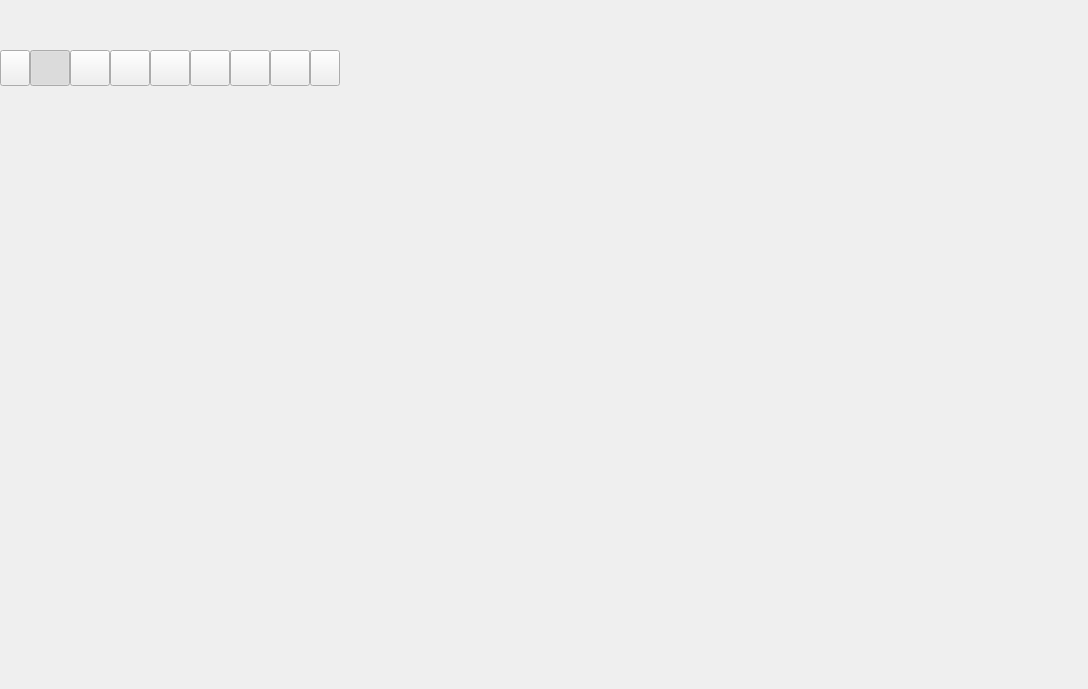
<?xml version="1.0" encoding="UTF-8"?>
<ui version="4.0">
    <class>RaptorSettingPage</class>
    <widget class="QWidget" name="RaptorSettingPage">
        <property name="geometry">
            <rect>
                <x>0</x>
                <y>0</y>
                <width>1088</width>
                <height>689</height>
            </rect>
        </property>
        <property name="minimumSize">
            <size>
                <width>0</width>
                <height>26</height>
            </size>
        </property>
        <property name="maximumSize">
            <size>
                <width>16777215</width>
                <height>16777215</height>
            </size>
        </property>
        <property name="windowTitle">
            <string>Form</string>
        </property>
        <layout class="QVBoxLayout" name="_SettingPageLayout">
            <property name="spacing">
                <number>0</number>
            </property>
            <property name="leftMargin">
                <number>0</number>
            </property>
            <property name="topMargin">
                <number>0</number>
            </property>
            <property name="rightMargin">
                <number>0</number>
            </property>
            <property name="bottomMargin">
                <number>0</number>
            </property>
            <item>
                <widget class="QWidget" name="_Header" native="true">
                    <property name="minimumSize">
                        <size>
                            <width>0</width>
                            <height>50</height>
                        </size>
                    </property>
                    <property name="maximumSize">
                        <size>
                            <width>16777215</width>
                            <height>50</height>
                        </size>
                    </property>
                    <property name="styleSheet">
                        <string notr="true"/>
                    </property>
                    <layout class="QVBoxLayout" name="_HeaderLayout">
                        <property name="spacing">
                            <number>6</number>
                        </property>
                        <property name="leftMargin">
                            <number>0</number>
                        </property>
                        <property name="topMargin">
                            <number>0</number>
                        </property>
                        <property name="rightMargin">
                            <number>0</number>
                        </property>
                        <property name="bottomMargin">
                            <number>0</number>
                        </property>
                        <item>
                            <widget class="QLabel" name="_Title">
                                <property name="minimumSize">
                                    <size>
                                        <width>0</width>
                                        <height>32</height>
                                    </size>
                                </property>
                                <property name="maximumSize">
                                    <size>
                                        <width>16777215</width>
                                        <height>32</height>
                                    </size>
                                </property>
                                <property name="styleSheet">
                                    <string notr="true"/>
                                </property>
                                <property name="text">
                                    <string/>
                                </property>
                                <property name="alignment">
                                    <set>Qt::AlignLeading|Qt::AlignLeft|Qt::AlignVCenter</set>
                                </property>
                            </widget>
                        </item>
                        <item>
                            <widget class="QLabel" name="_Description">
                                <property name="minimumSize">
                                    <size>
                                        <width>0</width>
                                        <height>0</height>
                                    </size>
                                </property>
                                <property name="maximumSize">
                                    <size>
                                        <width>16777215</width>
                                        <height>16777215</height>
                                    </size>
                                </property>
                                <property name="styleSheet">
                                    <string notr="true"/>
                                </property>
                                <property name="text">
                                    <string/>
                                </property>
                                <property name="alignment">
                                    <set>Qt::AlignBottom|Qt::AlignLeading|Qt::AlignLeft</set>
                                </property>
                            </widget>
                        </item>
                    </layout>
                </widget>
            </item>
            <item>
                <widget class="QWidget" name="_Control" native="true">
                    <property name="minimumSize">
                        <size>
                            <width>0</width>
                            <height>36</height>
                        </size>
                    </property>
                    <property name="maximumSize">
                        <size>
                            <width>16777215</width>
                            <height>36</height>
                        </size>
                    </property>
                    <property name="styleSheet">
                        <string notr="true"/>
                    </property>
                    <layout class="QHBoxLayout" name="_ControlLayout">
                        <property name="spacing">
                            <number>0</number>
                        </property>
                        <property name="leftMargin">
                            <number>0</number>
                        </property>
                        <property name="topMargin">
                            <number>0</number>
                        </property>
                        <property name="rightMargin">
                            <number>0</number>
                        </property>
                        <property name="bottomMargin">
                            <number>0</number>
                        </property>
                        <item>
                            <widget class="QWidget" name="_TabPanel" native="true">
                                <property name="sizePolicy">
                                    <sizepolicy hsizetype="Preferred" vsizetype="Preferred">
                                        <horstretch>0</horstretch>
                                        <verstretch>0</verstretch>
                                    </sizepolicy>
                                </property>
                                <property name="styleSheet">
                                    <string notr="true"/>
                                </property>
                                <layout class="QHBoxLayout" name="_TabPanelLayout">
                                    <property name="spacing">
                                        <number>0</number>
                                    </property>
                                    <property name="leftMargin">
                                        <number>0</number>
                                    </property>
                                    <property name="topMargin">
                                        <number>0</number>
                                    </property>
                                    <property name="rightMargin">
                                        <number>0</number>
                                    </property>
                                    <property name="bottomMargin">
                                        <number>0</number>
                                    </property>
                                    <item>
                                        <widget class="QPushButton" name="_TabPrev">
                                            <property name="sizePolicy">
                                                <sizepolicy hsizetype="Minimum" vsizetype="Preferred">
                                                    <horstretch>0</horstretch>
                                                    <verstretch>0</verstretch>
                                                </sizepolicy>
                                            </property>
                                            <property name="minimumSize">
                                                <size>
                                                    <width>30</width>
                                                    <height>0</height>
                                                </size>
                                            </property>
                                            <property name="maximumSize">
                                                <size>
                                                    <width>30</width>
                                                    <height>16777215</height>
                                                </size>
                                            </property>
                                            <property name="styleSheet">
                                                <string notr="true"/>
                                            </property>
                                            <property name="text">
                                                <string/>
                                            </property>
                                        </widget>
                                    </item>
                                    <item>
                                        <widget class="QPushButton" name="_TabUi">
                                            <property name="sizePolicy">
                                                <sizepolicy hsizetype="Minimum" vsizetype="Preferred">
                                                    <horstretch>0</horstretch>
                                                    <verstretch>0</verstretch>
                                                </sizepolicy>
                                            </property>
                                            <property name="styleSheet">
                                                <string notr="true"/>
                                            </property>
                                            <property name="text">
                                                <string/>
                                            </property>
                                            <property name="checkable">
                                                <bool>true</bool>
                                            </property>
                                            <property name="checked">
                                                <bool>true</bool>
                                            </property>
                                        </widget>
                                    </item>
                                    <item>
                                        <widget class="QPushButton" name="_TabDownload">
                                            <property name="sizePolicy">
                                                <sizepolicy hsizetype="Minimum" vsizetype="Preferred">
                                                    <horstretch>0</horstretch>
                                                    <verstretch>0</verstretch>
                                                </sizepolicy>
                                            </property>
                                            <property name="styleSheet">
                                                <string notr="true"/>
                                            </property>
                                            <property name="text">
                                                <string/>
                                            </property>
                                            <property name="checkable">
                                                <bool>true</bool>
                                            </property>
                                        </widget>
                                    </item>
                                    <item>
                                        <widget class="QPushButton" name="_TabUpload">
                                            <property name="sizePolicy">
                                                <sizepolicy hsizetype="Minimum" vsizetype="Preferred">
                                                    <horstretch>0</horstretch>
                                                    <verstretch>0</verstretch>
                                                </sizepolicy>
                                            </property>
                                            <property name="styleSheet">
                                                <string notr="true"/>
                                            </property>
                                            <property name="text">
                                                <string/>
                                            </property>
                                            <property name="checkable">
                                                <bool>true</bool>
                                            </property>
                                        </widget>
                                    </item>
                                    <item>
                                        <widget class="QPushButton" name="_TabVideo">
                                            <property name="sizePolicy">
                                                <sizepolicy hsizetype="Minimum" vsizetype="Preferred">
                                                    <horstretch>0</horstretch>
                                                    <verstretch>0</verstretch>
                                                </sizepolicy>
                                            </property>
                                            <property name="styleSheet">
                                                <string notr="true"/>
                                            </property>
                                            <property name="text">
                                                <string/>
                                            </property>
                                            <property name="checkable">
                                                <bool>true</bool>
                                            </property>
                                        </widget>
                                    </item>
                                    <item>
                                        <widget class="QPushButton" name="_TabOffice">
                                            <property name="sizePolicy">
                                                <sizepolicy hsizetype="Minimum" vsizetype="Preferred">
                                                    <horstretch>0</horstretch>
                                                    <verstretch>0</verstretch>
                                                </sizepolicy>
                                            </property>
                                            <property name="text">
                                                <string/>
                                            </property>
                                            <property name="checkable">
                                                <bool>true</bool>
                                            </property>
                                        </widget>
                                    </item>
                                    <item>
                                        <widget class="QPushButton" name="_TabNetwork">
                                            <property name="sizePolicy">
                                                <sizepolicy hsizetype="Minimum" vsizetype="Preferred">
                                                    <horstretch>0</horstretch>
                                                    <verstretch>0</verstretch>
                                                </sizepolicy>
                                            </property>
                                            <property name="styleSheet">
                                                <string notr="true"/>
                                            </property>
                                            <property name="text">
                                                <string/>
                                            </property>
                                            <property name="checkable">
                                                <bool>true</bool>
                                            </property>
                                        </widget>
                                    </item>
                                    <item>
                                        <widget class="QPushButton" name="_TabOther">
                                            <property name="sizePolicy">
                                                <sizepolicy hsizetype="Minimum" vsizetype="Preferred">
                                                    <horstretch>0</horstretch>
                                                    <verstretch>0</verstretch>
                                                </sizepolicy>
                                            </property>
                                            <property name="text">
                                                <string/>
                                            </property>
                                            <property name="checkable">
                                                <bool>true</bool>
                                            </property>
                                        </widget>
                                    </item>
                                    <item>
                                        <widget class="QPushButton" name="_TabNext">
                                            <property name="sizePolicy">
                                                <sizepolicy hsizetype="Minimum" vsizetype="Preferred">
                                                    <horstretch>0</horstretch>
                                                    <verstretch>0</verstretch>
                                                </sizepolicy>
                                            </property>
                                            <property name="minimumSize">
                                                <size>
                                                    <width>30</width>
                                                    <height>0</height>
                                                </size>
                                            </property>
                                            <property name="maximumSize">
                                                <size>
                                                    <width>30</width>
                                                    <height>16777215</height>
                                                </size>
                                            </property>
                                            <property name="styleSheet">
                                                <string notr="true"/>
                                            </property>
                                            <property name="text">
                                                <string/>
                                            </property>
                                        </widget>
                                    </item>
                                </layout>
                            </widget>
                        </item>
                        <item>
                            <spacer name="_ControlSpacer">
                                <property name="orientation">
                                    <enum>Qt::Horizontal</enum>
                                </property>
                                <property name="sizeHint" stdset="0">
                                    <size>
                                        <width>40</width>
                                        <height>20</height>
                                    </size>
                                </property>
                            </spacer>
                        </item>
                    </layout>
                </widget>
            </item>
            <item>
                <widget class="QStackedWidget" name="_Body">
                    <property name="currentIndex">
                        <number>4</number>
                    </property>
                    <widget class="RaptorUiPage" name="_UiPage"/>
                    <widget class="RaptorDownloadPage" name="_DownloadPage"/>
                    <widget class="RaptorUploadPage" name="_UploadPage"/>
                    <widget class="RaptorVideoPage" name="_VideoPage"/>
                    <widget class="RaptorOfficePage" name="_OfficePage"/>
                    <widget class="RaptorNetworkPage" name="_NetworkPage"/>
                    <widget class="RaptorOtherPage" name="_OtherPage"/>
                </widget>
            </item>
        </layout>
    </widget>
    <customwidgets>
        <customwidget>
            <class>RaptorUiPage</class>
            <extends>QWidget</extends>
            <header>../../../Src/Gui/Page/Setting/Ui/RaptorUiPage.h</header>
            <container>1</container>
        </customwidget>
        <customwidget>
            <class>RaptorDownloadPage</class>
            <extends>QWidget</extends>
            <header>../../../Src/Gui/Page/Setting/Download/RaptorDownloadPage.h</header>
            <container>1</container>
        </customwidget>
        <customwidget>
            <class>RaptorUploadPage</class>
            <extends>QWidget</extends>
            <header>../../../Src/Gui/Page/Setting/Upload/RaptorUploadPage.h</header>
            <container>1</container>
        </customwidget>
        <customwidget>
            <class>RaptorVideoPage</class>
            <extends>QWidget</extends>
            <header>../../../Src/Gui/Page/Setting/Video/RaptorVideoPage.h</header>
            <container>1</container>
        </customwidget>
        <customwidget>
            <class>RaptorNetworkPage</class>
            <extends>QWidget</extends>
            <header>../../../Src/Gui/Page/Setting/Network/RaptorNetworkPage.h</header>
            <container>1</container>
        </customwidget>
        <customwidget>
            <class>RaptorOtherPage</class>
            <extends>QWidget</extends>
            <header>../../../Src/Gui/Page/Setting/Other/RaptorOtherPage.h</header>
            <container>1</container>
        </customwidget>
        <customwidget>
            <class>RaptorOfficePage</class>
            <extends>QWidget</extends>
            <header>../../../Src/Gui/Page/Setting/Office/RaptorOfficePage.h</header>
            <container>1</container>
        </customwidget>
    </customwidgets>
    <resources/>
    <connections/>
</ui>
